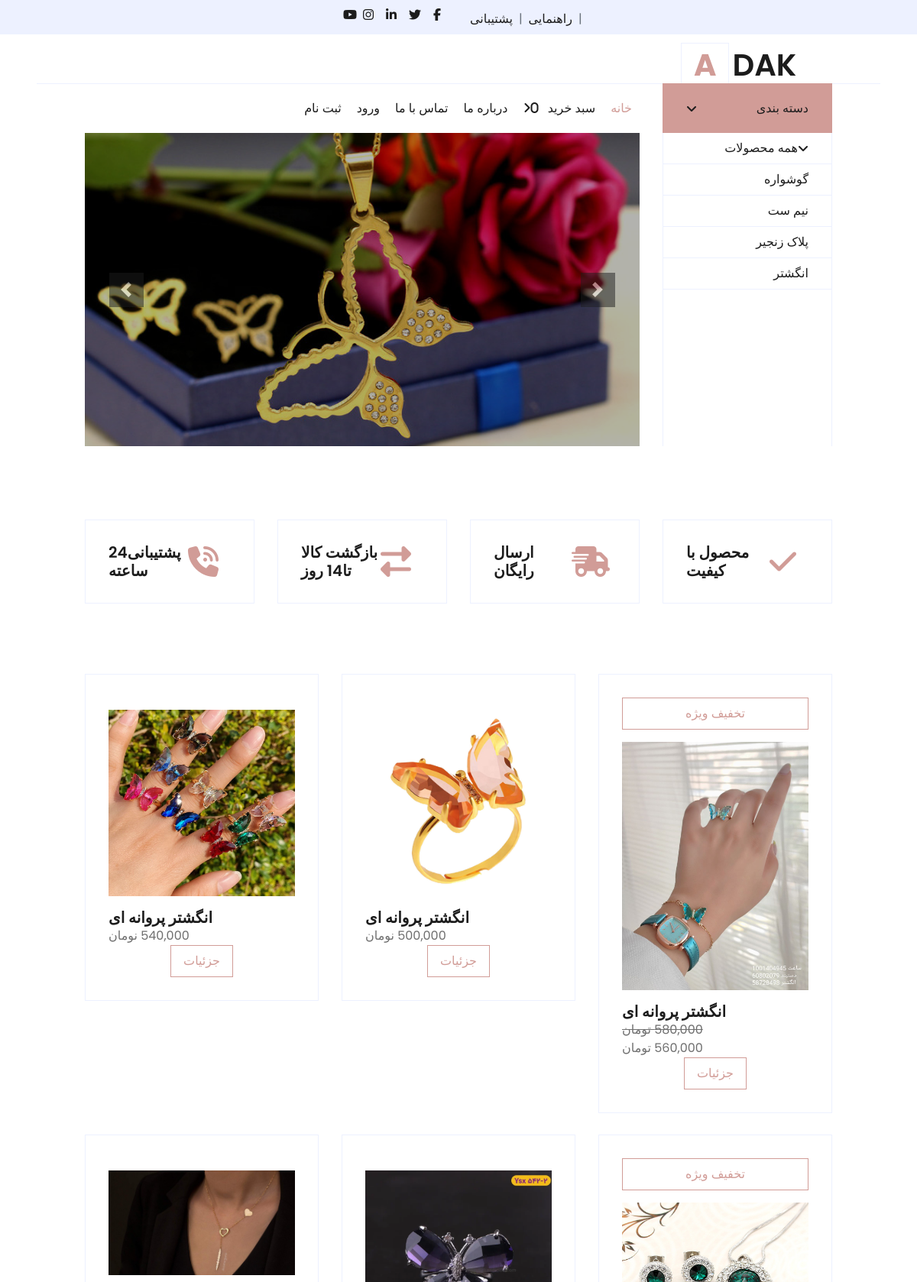
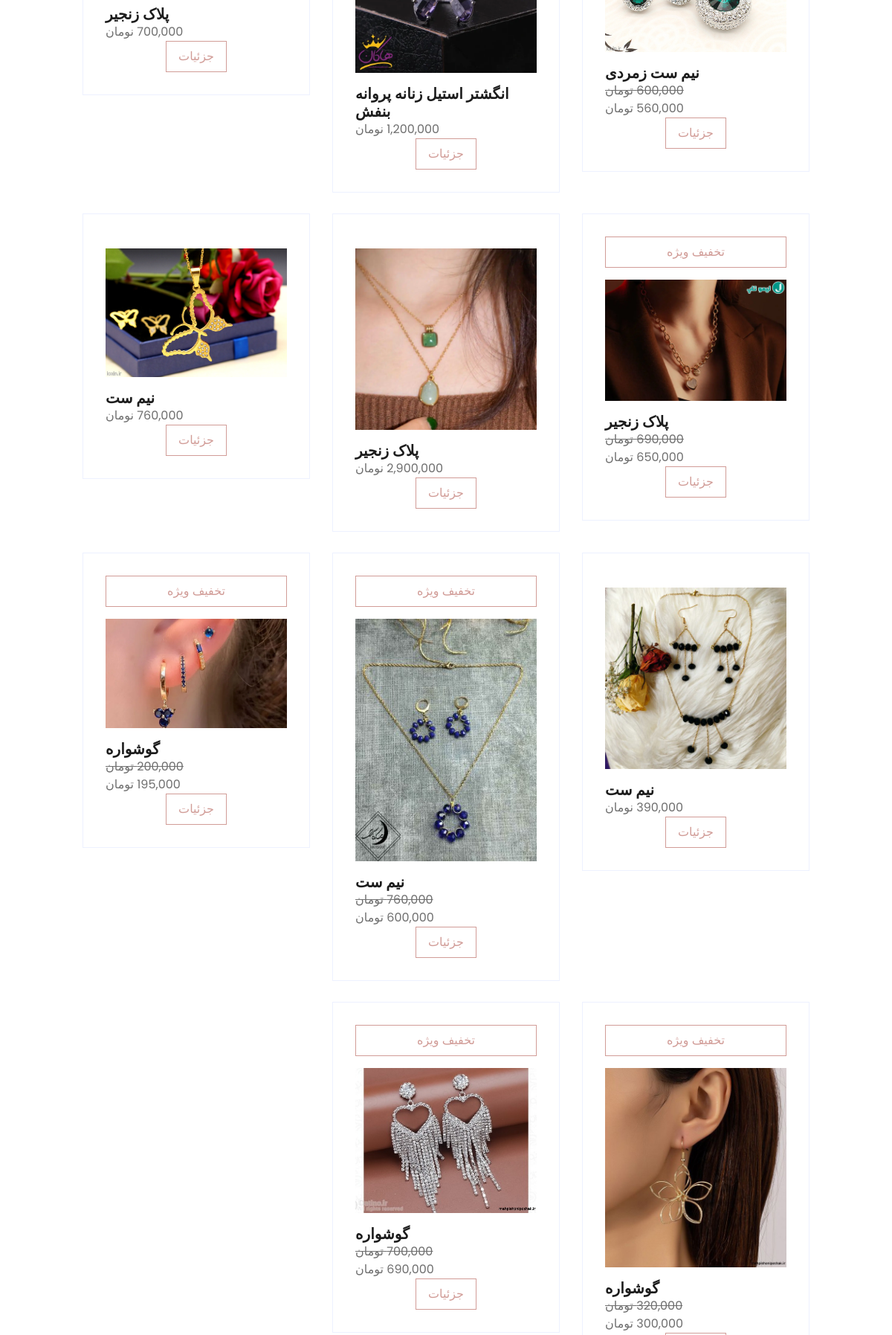
The page / (upper part) on the database its author committed (2 pictures, top to bottom).
### shop/models.py (models this page shows, shortened)
class Product(models.Model):
    name=models.CharField(max_length=40)
    descriptions=models.CharField(max_length=500,default='',blank=True,null=True)
    price=models.DecimalField(default=0,decimal_places=0,max_digits=50)
    Category=models.ForeignKey(Category,on_delete=models.CASCADE,null=True,blank=True)
    picture=models.ImageField(upload_to='uploads/products/')
    is_sale=models.BooleanField(default=False)
    sale_price=models.DecimalField(default=0,decimal_places=0,max_digits=12)

### shop/views.py (the view)
# urls.py: path('', views.helloworld, name="home"),
def helloworld(request):
    all_products = Product.objects.all()
    return render(request, 'home.html',{'products':all_products})

### cart/cart.py (called while the page is built)
    def __len__(self):
        return len(self.cart)

### cart/context_processors.py (called while the page is built)
def cart(request):
    return{'cart':Cart(request)}

### shop/templates/home.html (shortened to what this page needs)
{% load static %}
{% load humanize %}
<!DOCTYPE html>
<html lang="en">
<head>
    <link href="{% static 'https://cdnjs.cloudflare.com/ajax/libs/font-awesome/5.10.0/css/all.min.css' %}" rel="stylesheet">
    <link href="{% static 'lib/owlcarousel/assets/owl.carousel.min.css' %}" rel="stylesheet">
    <link href="{% static 'css/style.css' %}" rel="stylesheet">
</head>
<body dir="rtl">
    <div class="container-fluid">
        <div class="row bg-secondary py-2 px-xl-5">
            <div class="col-lg-6 d-none d-lg-block">
                <div class="d-inline-flex align-items-center">
                    <span class="text-muted px-2">|</span>
                    <a class="text-dark" href="">راهنمایی</a>
                    <span class="text-muted px-2">|</span>
                    <a class="text-dark" href="">پشتیبانی</a>
                </div>
            </div>
            <div class="col-lg-6 text-center text-lg-right">
                <div class="d-inline-flex align-items-center">
                    <a class="text-dark px-2" href="">
                        <i class="fab fa-facebook-f"></i>
                    </a>
                    <a class="text-dark px-2" href="">
                        <i class="fab fa-twitter"></i>
                    </a>
                    <a class="text-dark px-2" href="">
                        <i class="fab fa-linkedin-in"></i>
                    </a>
                    <a class="text-dark px-2" href="">
                        <i class="fab fa-instagram"></i>
                    </a>
                    <a class="text-dark pl-2" href="">
                        <i class="fab fa-youtube"></i>
                    </a>
                </div>
            </div>
        </div>
        <div class="row align-items-center py-3 px-xl-5">
            <div class="col-lg-3 d-none d-lg-block">
                <a href="" class="text-decoration-none">
                    <h1 class="m-0 display-5 font-weight-semi-bold"><span class="text-primary font-weight-bold border px-3 mr-1">A</span>DAK</h1>
                </a>
            </div>
    <div class="container-fluid mb-5" style="text-align: right;">
        <div class="row border-top px-xl-5">
            <div class="col-lg-3 d-none d-lg-block">
                <a class="btn shadow-none d-flex align-items-center justify-content-between bg-primary text-white w-100" href="{% url 'category_summery' %}" style="height: 65px; margin-top: -1px; padding: 0 30px;">
                    <h6 class="m-0" style="text-align: right;">دسته بندی</h6>
                    <i class="fa fa-angle-down text-dark"></i>
                </a>
                <nav class="collapse show navbar navbar-vertical navbar-light align-items-start p-0 border border-top-0 border-bottom-0" id="navbar-vertical">
                    <div class="navbar-nav w-100 overflow-hidden" style="height: 410px">
                        <div class="nav-item dropdown">
                            <a href="{% url 'home' %}" class="nav-link" data-toggle="dropdown">همه محصولات<i class="fa fa-angle-down float-right mt-1"></i></a>
                            </div>
                              <div>
                                <a href="{% url 'category' 'گوشواره' %}" class="nav-item nav-link">گوشواره</a>
                                <a href="{% url 'category'  'نیم ست' %}" class="nav-item nav-link">نیم ست</a>
                                <a href="{% url 'category' 'پلاک زنجیر' %}" class="nav-item nav-link">پلاک زنجیر</a>
                                <a href="{% url 'category' 'انگشتر' %}" class="nav-item nav-link">انگشتر</a>
                              </div>
                </nav>
            </div>
            <div class="col-lg-9"  >
                <nav class="navbar navbar-expand-lg bg-light navbar-light py-3 py-lg-0 px-0">
                    <div class="collapse navbar-collapse justify-content-center" id="navbarCollapse">
                        <div class="navbar-nav py-0">
                            <a href="{% url 'home' %}" class="nav-item nav-link active">خانه</a>
                            <a href="{% url 'cart_summery' %}" class="nav-item nav-link">سبد خرید
                                <span class="fa fa-angle-right mr-2"  id="cart_quntity" >{{ cart|length }} </span>
                            </a>
                            <a href="{% url 'about' %}" class="nav-item nav-link">درباره ما</a>
                            <a href="{% url 'contact' %}" class="nav-item nav-link">تماس با ما</a>
                        </div>
                        <div class="navbar-nav ml-auto py-0">
                            {% if user.is_authenticated %}
                            <a href="{% url 'update_user' %}" class="nav-item nav-link">پروفایل</a>
                            <a href="{% url 'logout' %}" class="nav-item nav-link">خروج</a>
                            {% else %}
                            <a href="{% url 'login' %}" class="nav-item nav-link">ورود</a>
                            <a href="{% url 'signup' %}" class="nav-item nav-link">ثبت نام</a>
                            {% endif %}
                        </div>
                    </div>
                </nav>
                <div id="header-carousel" class="carousel slide" data-ride="carousel">
                    <div class="carousel-inner">
                        <div class="carousel-item active" style="height: 410px;">
                            <img class="img-fluid" src="static/img/2.jpg" alt="Image">
                            <div class="carousel-caption d-flex flex-column align-items-center justify-content-center">
                                <div class="p-3" style="max-width: 700px;">
                                    <br><br><br><br><br><br><br><br><br><br><br><br>
                                </div>
                            </div>
                        </div>
                    </div>
                    <a class="carousel-control-prev" href="#header-carousel" data-slide="prev">
                        <div class="btn btn-dark" style="width: 45px; height: 45px;">
                            <span class="carousel-control-prev-icon mb-n2"></span>
                        </div>
                    </a>
                    <a class="carousel-control-next" href="#header-carousel" data-slide="next">
                        <div class="btn btn-dark" style="width: 45px; height: 45px;">
                            <span class="carousel-control-next-icon mb-n2"></span>
                        </div>
                    </a>
                </div>
            </div>
        </div>
    </div>
    <div class="container-fluid pt-5">
        <div class="row px-xl-5 pb-3">
            <div class="col-lg-3 col-md-6 col-sm-12 pb-1">
                <div class="d-flex align-items-center border mb-4" style="padding: 30px;">
                    <h1 class="fa fa-check text-primary m-0 mr-3"></h1>
                    <h5 class="font-weight-semi-bold m-0" >محصول با کیفیت</h5>
                </div>
            </div>
            <div class="col-lg-3 col-md-6 col-sm-12 pb-1">
                <div class="d-flex align-items-center border mb-4" style="padding: 30px;">
                    <h1 class="fa fa-shipping-fast text-primary m-0 mr-2"></h1>
                    <h5 class="font-weight-semi-bold m-0">ارسال رایگان</h5>
                </div>
            </div>
            <div class="col-lg-3 col-md-6 col-sm-12 pb-1">
                <div class="d-flex align-items-center border mb-4" style="padding: 30px;">
                    <h1 class="fas fa-exchange-alt text-primary m-0 mr-3"></h1>
                    <h5 class="font-weight-semi-bold m-0">بازگشت کالا تا14 روز</h5>
                </div>
            </div>
            <div class="col-lg-3 col-md-6 col-sm-12 pb-1">
                <div class="d-flex align-items-center border mb-4" style="padding: 30px;">
                    <h1 class="fa fa-phone-volume text-primary m-0 mr-3"></h1>
                    <h5 class="font-weight-semi-bold m-0">پشتیبانی24 ساعته</h5>
                </div>
            </div>
        </div>
    </div>
    <div class="container-fluid pt-5">
        <div class="row px-xl-5 pb-3">
            {% for item in products %}
           {% if item.is_sale %}
            <div class="col-lg-4 col-md-6 pb-1">
                <div class="cat-item d-flex flex-column border mb-4" style="padding: 30px;">
                    <a href="" class="btn btn-outline-primary py-md-2 px-md-3">تخفیف ویژه</a>
                    <a href="" class="cat-img position-relative overflow-hidden mb-3">
                        <img class="img-fluid" src={{ item.picture.url }} alt="">
                    </a>
                    <h5 class="font-weight-semi-bold m-0">{{ item.name }}</h5>
                    <strike>{{ item.price | intcomma }} تومان</strike>
                    {{ item.sale_price | intcomma }} تومان
                    <div class="text-center"><a class="btn btn-outline-primary py-md-2 px-md-3" href="{% url 'product' item.id %}"> جزئیات</a>
                    </div>
                </div>
            </div>
            {% else %}
            <div class="col-lg-4 col-md-6 pb-1">
                <div class="cat-item d-flex flex-column border mb-4" style="padding: 30px;">
                    <a href="" class="cat-img position-relative overflow-hidden mb-3">
                        <img class="img-fluid" src={{ item.picture.url }} alt="">
                    </a>
                    <h5 class="font-weight-semi-bold m-0">{{ item.name }}</h5>
                    {{ item.price | intcomma }} نومان
                    <div class="text-center"><a class="btn btn-outline-primary py-md-2 px-md-3" href="{% url 'product' item.id %}">جزئیات</a>
                    </div>
                </div>
            </div>
            {% endif %}
            {% endfor %}
    {% include 'base.html' %}

### rows shown on the page
Product: picture (picture), name "انگشتر پروانه ای", price "580,000", sale_price "560,000"
Product: picture (picture), name "انگشتر پروانه ای"
Product: picture (picture), name "انگشتر پروانه ای"
Product: picture (picture), name "نیم ست زمردی", price "600,000", sale_price "560,000"
Product: picture (picture), name "انگشتر استیل زنانه پروانه بنفش"
Product: picture (picture), name "پلاک زنجیر", price "700,000"
Product: picture (picture), name "پلاک زنجیر", price "690,000", sale_price "650,000"
Product: picture (picture), name "پلاک زنجیر"
Product: picture (picture), name "نیم ست", price "760,000"
Product: picture (picture), name "نیم ست"
Product: picture (picture), name "نیم ست", price "760,000", sale_price "600,000"
Product: picture (picture), name "گوشواره", price "200,000", sale_price "195,000"
Product: picture (picture), name "گوشواره", price "320,000", sale_price "300,000"
Product: picture (picture), name "گوشواره", price "700,000", sale_price "690,000"

### other values the page prints
{{ cart|length }} "0"
